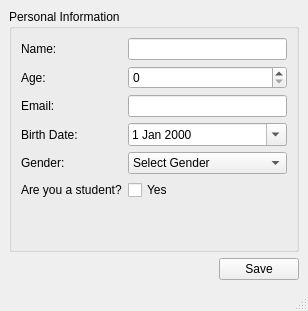
<?xml version="1.0" encoding="UTF-8"?>
<ui version="4.0">
 <class>MainWindow</class>
 <widget class="QMainWindow" name="MainWindow">
  <property name="geometry">
   <rect>
    <x>0</x>
    <y>0</y>
    <width>308</width>
    <height>311</height>
   </rect>
  </property>
  <property name="windowTitle">
   <string>Personal Details Form</string>
  </property>
  <widget class="QWidget" name="centralwidget">
   <layout class="QVBoxLayout" name="verticalLayout">
    <item>
     <widget class="QGroupBox" name="groupBox">
      <property name="title">
       <string>Personal Information</string>
      </property>
      <layout class="QFormLayout" name="formLayout">
       <item row="0" column="0">
        <widget class="QLabel" name="label">
         <property name="text">
          <string>Name:</string>
         </property>
        </widget>
       </item>
       <item row="0" column="1">
        <widget class="QLineEdit" name="nameLineEdit"/>
       </item>
       <item row="1" column="0">
        <widget class="QLabel" name="label_2">
         <property name="text">
          <string>Age:</string>
         </property>
        </widget>
       </item>
       <item row="1" column="1">
        <widget class="QSpinBox" name="ageSpinBox">
         <property name="minimum">
          <number>0</number>
         </property>
         <property name="maximum">
          <number>120</number>
         </property>
        </widget>
       </item>
       <item row="2" column="0">
        <widget class="QLabel" name="label_3">
         <property name="text">
          <string>Email:</string>
         </property>
        </widget>
       </item>
       <item row="2" column="1">
        <widget class="QLineEdit" name="emailLineEdit"/>
       </item>
       <item row="3" column="0">
        <widget class="QLabel" name="label_4">
         <property name="text">
          <string>Birth Date:</string>
         </property>
        </widget>
       </item>
       <item row="3" column="1">
        <widget class="QDateEdit" name="dateEdit">
         <property name="calendarPopup">
          <bool>true</bool>
         </property>
        </widget>
       </item>
       <item row="4" column="0">
        <widget class="QLabel" name="label_5">
         <property name="text">
          <string>Gender:</string>
         </property>
        </widget>
       </item>
       <item row="4" column="1">
        <widget class="QComboBox" name="genderComboBox">
         <item>
          <property name="text">
           <string>Select Gender</string>
          </property>
         </item>
         <item>
          <property name="text">
           <string>Male</string>
          </property>
         </item>
         <item>
          <property name="text">
           <string>Female</string>
          </property>
         </item>
         <item>
          <property name="text">
           <string>Other</string>
          </property>
         </item>
        </widget>
       </item>
       <item row="5" column="0">
        <widget class="QLabel" name="label_6">
         <property name="text">
          <string>Are you a student?</string>
         </property>
        </widget>
       </item>
       <item row="5" column="1">
        <widget class="QCheckBox" name="studentCheckBox">
         <property name="text">
          <string>Yes</string>
         </property>
        </widget>
       </item>
      </layout>
     </widget>
    </item>
    <item alignment="Qt::AlignmentFlag::AlignRight">
     <widget class="QPushButton" name="submitButton">
      <property name="text">
       <string>Save</string>
      </property>
     </widget>
    </item>
   </layout>
  </widget>
  <widget class="QMenuBar" name="menubar">
   <property name="geometry">
    <rect>
     <x>0</x>
     <y>0</y>
     <width>308</width>
     <height>21</height>
    </rect>
   </property>
  </widget>
  <widget class="QStatusBar" name="statusbar"/>
 </widget>
 <resources/>
 <connections/>
</ui>
